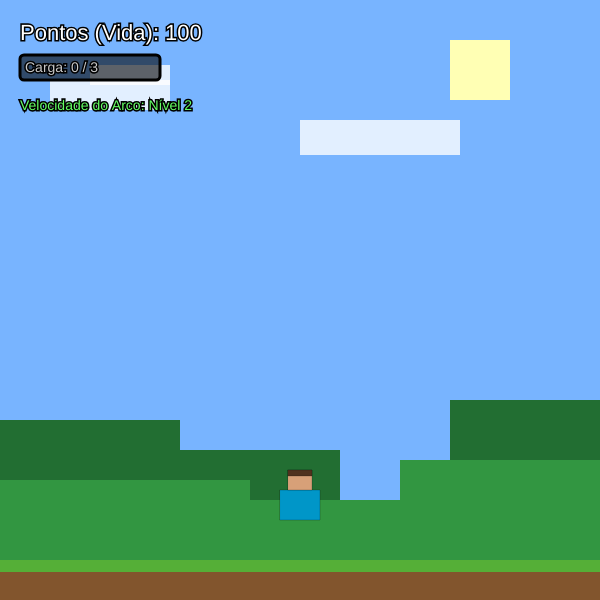
Frame 1 (no input)
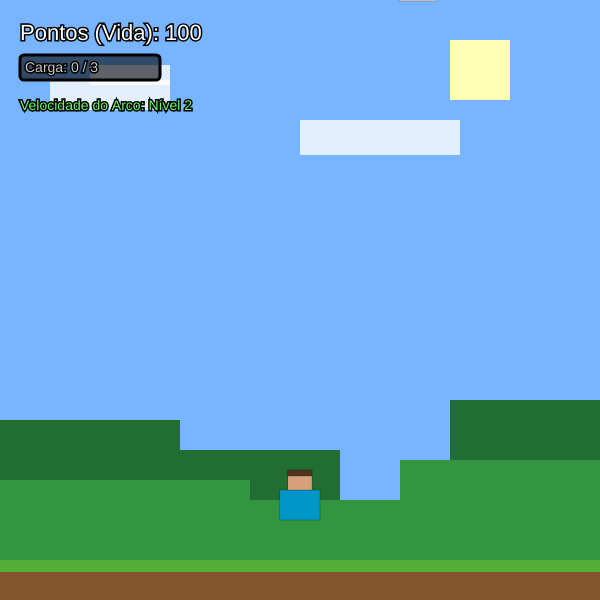
Frame 60 (no input)
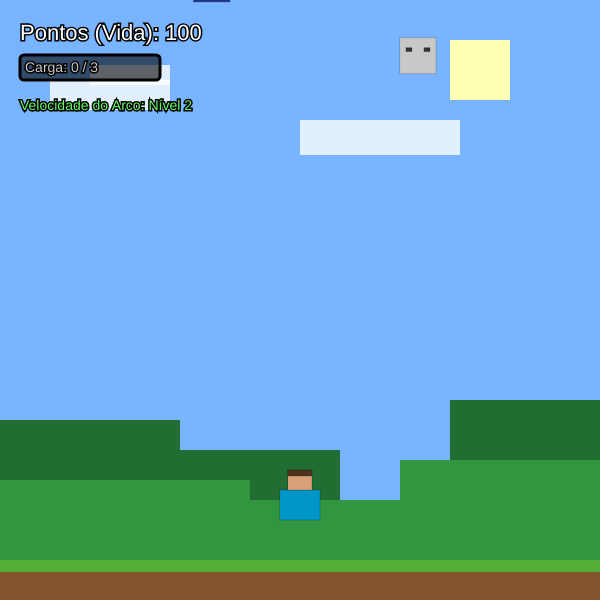
Frame 120 (the mouse pressed at the canvas centre since frame 60)

The p5.js sketch that drew these frames (run headless with seeded random() and noise() and a simulated clock; from frame 60 on, the mouse is pressed at the canvas centre):

// p5.js sketch
// ── sketch.js
let steve;
let tiros = [];
let inimigos = [];
let pontuacao = 100; // MUDANÇA: Começa com 100 pontos (sua vida)
let gameOver = false;
let ultimoTiro = 0; 
let totalTirosDisparados = 0;

// SISTEMA DE VELOCIDADE DINÂMICA
let cooldownAtual = 350; 
const COOPEN_MINIMO = 80; 

function setup() {
  createCanvas(600, 600);
  steve = new Steve();
}

function draw() {
  desenharMundoMinecraft(); 
  
  if (gameOver) {
    exibirTelaGameOver();
    return;
  }

  // ATUALIZA O COOLDOWN COM BASE NOS PONTOS ATUAIS
  let bonusVelocidade = floor(pontuacao / 100) * 40;
  cooldownAtual = max(350 - bonusVelocidade, COOPEN_MINIMO);

  steve.update();
  steve.display();

  // Gerencia as flechas
  for (let i = tiros.length - 1; i >= 0; i--) {
    let tiro = tiros[i];
    tiro.update();
    tiro.display();
    
    if (tiro.foraDaTela()) {
      tiros.splice(i, 1);
      continue;
    }

    // Checa colisão com inimigos
    for (let j = inimigos.length - 1; j >= 0; j--) {
      if (tiro.colideCom(inimigos[j])) {
        inimigos.splice(j, 1);
        pontuacao += 10; // MUDANÇA: Ganha 10 pontos ao matar
        
        if (!tiro.comFogo) {
          tiros.splice(i, 1);
          break; 
        }
      }
    }
  }

  // Gera novos inimigos
  if (frameCount % 60 === 0) { 
    inimigos.push(new Inimigo());
  }

  // Gerencia os inimigos
  for (let i = inimigos.length - 1; i >= 0; i--) {
    inimigos[i].update();
    inimigos[i].display();

    // MUDANÇA: Se passar do fundo OU colidir com o Steve, perde 10 pontos e some
    if (inimigos[i].passouDoFundo() || inimigos[i].colideComSteve(steve)) {
      pontuacao -= 10; 
      inimigos.splice(i, 1); 
      
      // Se os pontos zerarem ou ficarem negativos, aí sim é Game Over
      if (pontuacao <= 0) {
        gameOver = true;
      }
    }
  }

  // INTERFACE DE PONTOS / VIDA
  // Muda a cor do texto para vermelho se a vida estiver muito baixa
  if (pontuacao <= 30) {
    fill(255, 50, 50);
  } else {
    fill(255);
  }
  stroke(0);
  strokeWeight(3); 
  textSize(22);
  textAlign(LEFT);
  text("Pontos (Vida): " + pontuacao, 20, 40);
  
  // Exibe a velocidade atual do tiro
  textSize(14);
  fill(100, 255, 100);
  let nivelVelocidade = max(1, floor(pontuacao / 100) + 1);
  text("Velocidade do Arco: Nível " + nivelVelocidade, 20, 110);
  
  // Interface do tiro especial
  fill(0, 150);
  rect(20, 55, 140, 25, 4);
  if (totalTirosDisparados >= 3) {
    fill(255, 100, 0);
    textSize(14);
    text("ESPECIAL PRONTO!", 25, 72);
  } else {
    fill(200);
    textSize(14);
    text("Carga: " + totalTirosDisparados + " / 3", 25, 72);
  }
  noStroke();
}

function desenharMundoMinecraft() {
  background(120, 180, 255);
  noStroke();
  
  fill(255, 255, 180);
  rect(450, 40, 60, 60);
  
  fill(255, 255, 255, 200);
  rect(50, 80, 120, 30);
  rect(90, 65, 80, 20);
  rect(300, 120, 160, 35);
  
  fill(34, 110, 50);
  rect(0, 420, 180, 180);
  rect(140, 450, 200, 150);
  rect(450, 400, 150, 200);
  
  fill(50, 150, 65);
  rect(0, 480, 250, 120);
  rect(200, 500, 300, 100);
  rect(400, 460, 200, 140);
  
  fill(130, 85, 45); 
  rect(0, 560, width, 40);
  fill(85, 175, 55); 
  rect(0, 560, width, 12);
}

function keyPressed() {
  if (gameOver) {
    if (key === ' ') {
      reiniciarJogo();
    }
  } else {
    if (key === ' ' && (millis() - ultimoTiro > cooldownAtual)) {
      if (totalTirosDisparados >= 3) {
        tiros.push(new Arrow(steve.x + steve.tamanho / 2, steve.y, true));
        totalTirosDisparados = 0;
      } else {
        tiros.push(new Arrow(steve.x + steve.tamanho / 2, steve.y, false));
        totalTirosDisparados += 1;
      }
      ultimoTiro = millis();
    }
  }
}

function mousePressed() {
  if (gameOver) {
    reiniciarJogo();
  }
}

function reiniciarJogo() {
  tiros = [];
  inimigos = [];
  pontuacao = 100; // MUDANÇA: Reinicia com 100 pontos
  totalTirosDisparados = 0;
  cooldownAtual = 350; 
  gameOver = false;
  steve = new Steve();
}

function exibirTelaGameOver() {
  background(0, 0, 0, 180);
  fill(255, 50, 50);
  stroke(0);
  strokeWeight(4);
  textSize(45);
  textAlign(CENTER, CENTER);
  text("GAME OVER", width / 2, height / 2 - 40);
  
  fill(255);
  strokeWeight(2);
  textSize(22);
  text("Seus pontos zeraram!", width / 2, height / 2 + 10);
  text("Clique ou ESPAÇO para reiniciar", width / 2, height / 2 + 50);
  noStroke();
}

class Steve {
  constructor() {
    this.tamanho = 40;
    this.x = 280; 
    this.y = 480; 
    this.velocidade = 5; 
  }

  display() {
    stroke(0, 50);
    strokeWeight(1);
    fill(0, 150, 200);
    rect(this.x, this.y + 10, this.tamanho, this.tamanho - 10);
    fill(215, 160, 120);
    rect(this.x + 8, this.y - 10, this.tamanho - 16, 20);
    fill(80, 50, 30);
    rect(this.x + 8, this.y - 10, this.tamanho - 16, 6);
    noStroke();
  }

  update() {
    if (keyIsDown(LEFT_ARROW)) {
      this.x -= this.velocidade;
    }
    if (keyIsDown(RIGHT_ARROW)) {
      this.x += this.velocidade;
    }
    if (keyIsDown(UP_ARROW)) {
      this.y -= this.velocidade;
    }
    if (keyIsDown(DOWN_ARROW)) {
      this.y += this.velocidade;
    }

    this.x = constrain(this.x, 0, width - this.tamanho);
    this.y = constrain(this.y, 0, height - this.tamanho - 40);
  }
}

class Arrow {
  constructor(x, y, comFogo) {
    this.x = x;
    this.y = y;
    this.velY = -9; 
    this.comFogo = comFogo;
    this.particulasFogo = [];
  }

  display() {
    if (this.comFogo) {
      if (frameCount % 2 === 0) {
        this.particulasFogo.push({
          x: this.x + random(-4, 4),
          y: this.y + 10 + random(0, 10),
          tamanho: random(6, 12),
          cor: random(['#ff3300', '#ff6600', '#ffaa00']),
          vida: 255
        });
      }

      for (let i = this.particulasFogo.length - 1; i >= 0; i--) {
        let p = this.particulasFogo[i];
        fill(p.cor);
        noStroke();
        rect(p.x - p.tamanho / 2, p.y - p.tamanho / 2, p.tamanho, p.tamanho);
        p.y += 1;
        p.vida -= 15;
        if (p.vida <= 0) {
          this.particulasFogo.splice(i, 1);
        }
      }
    }

    noStroke();
    fill(130, 130, 130);
    quad(this.x, this.y, this.x + 3, this.y + 4, this.x, this.y + 6, this.x - 3, this.y + 4);
    fill(150, 100, 50);
    rect(this.x - 1, this.y + 6, 2, 14);
    fill(220, 220, 220);
    rect(this.x - 3, this.y + 18, 6, 3);
    rect(this.x - 2, this.y + 21, 4, 3);
  }

  update() {
    this.y += this.velY;
  }

  foraDaTela() {
    return this.y < -30;
  }

  colideCom(inimigo) {
    let d = dist(this.x, this.y, inimigo.x + inimigo.tamanho/2, inimigo.y + inimigo.tamanho/2);
    return d < (inimigo.tamanho / 2) + 3;
  }
}

class Inimigo {
  constructor() {
    this.tamanho = 36;
    this.x = random(0, 560); 
    this.y = -this.tamanho;
    
    let velocidadeBase = random(0.8, 1.8);
    let dificuldadeExtra = floor(pontuacao / 100) * 0.2; 
    
    this.velocidade = velocidadeBase + dificuldadeExtra;
    this.tipo = random(['zumbi', 'creeper', 'esqueleto']);
  }

  display() {
    stroke(0, 40);
    strokeWeight(1);
    if (this.tipo === 'zumbi') {
      fill(50, 120, 60); 
      rect(this.x, this.y, this.tamanho, this.tamanho);
      fill(30, 50, 150); 
      rect(this.x, this.y + 26, this.tamanho, 10);
    } 
    else if (this.tipo === 'creeper') {
      fill(30, 200, 50); 
      rect(this.x, this.y, this.tamanho, this.tamanho);
      fill(0); 
      rect(this.x + 8, this.y + 12, 6, 6); 
      rect(this.x + 22, this.y + 12, 6, 6); 
      rect(this.x + 14, this.y + 18, 8, 12); 
    } 
    else if (this.tipo === 'esqueleto') {
      fill(200, 200, 200); 
      rect(this.x, this.y, this.tamanho, this.tamanho);
      fill(50); 
      rect(this.x + 6, this.y + 10, 6, 4);
      rect(this.x + 24, this.y + 10, 6, 4);
    }
    noStroke();
  }

  update() {
    this.y += this.velocidade;
  }

  passouDoFundo() {
    return this.y > height;
  }

  colideComSteve(steve) {
    return (this.x < steve.x + steve.tamanho &&
            this.x + this.tamanho > steve.x &&
            this.y < steve.y + steve.tamanho &&
            this.y + this.tamanho > steve.y);
  }
}
